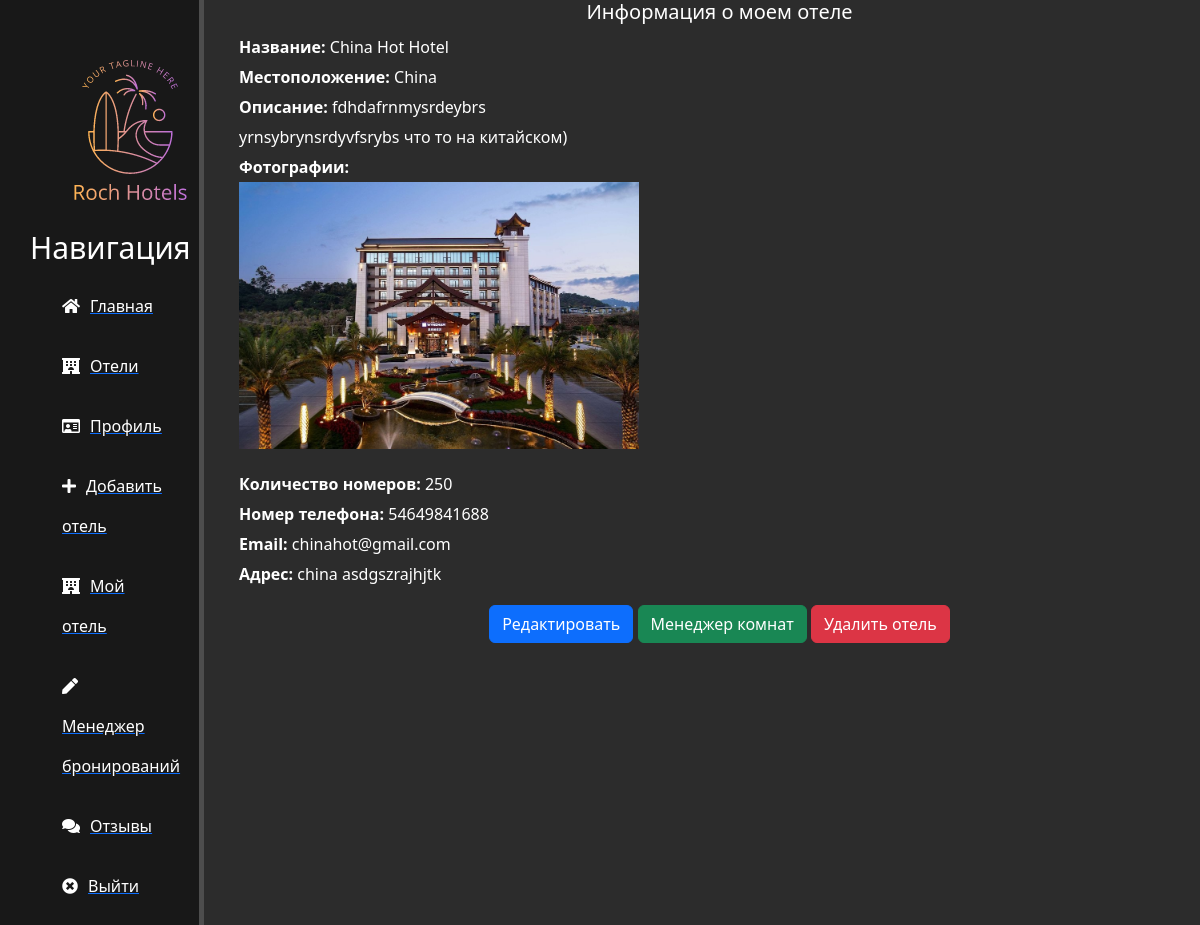
Screenshot of /my-hotel/ (signed in) with the database file from the repository.
### main/models.py (models this page shows, shortened)
class Hotel(models.Model):
    name = models.CharField(max_length=50)
    location = models.CharField(max_length=250)
    description = models.TextField()
    photos = models.ImageField(upload_to='hotel_images/', blank=False, null=False)
    rating = models.DecimalField(max_digits=3, decimal_places=2, default=0.0)
    created_at = models.DateTimeField(auto_now_add=True)
    updated_at = models.DateTimeField(auto_now=True)
    deleted_at = models.DateTimeField(null=True, blank=True)
    deleted = models.BooleanField(default=False)
    room_count = models.PositiveIntegerField(default=0)
    phone_number = models.CharField(max_length=15, blank=True, null=True)
    email = models.EmailField(blank=True, null=True)
    address = models.CharField(max_length=250, blank=True, null=True)
    admin = models.OneToOneField(User, on_delete=models.CASCADE, related_name='admin_hotel')
    objects = HotelManager()

### main/views.py (the view)
# urls.py: path('my-hotel/', my_hotel, name='my-hotel'),
@login_required
def my_hotel(request):
    user_hotel = Hotel.objects.filter(admin=request.user).first()
    return render(request, 'main/my_hotel.html', {'user_hotel': user_hotel})

### main/templatetags/custom_tags.py (called while the page is built)
@register.filter(name='has_group')
def has_group(user, group_name):
    return user.groups.filter(name=group_name).exists()

### main/templates/main/my_hotel.html (shortened to what this page needs)
{% extends 'main/layout.html' %}
{% block content %}
  <div class="hotel-details">
    <h2>Информация о моем отеле</h2>
    {% if user_hotel %}
      <ul>
        <li><strong>Название:</strong> {{ user_hotel.name }}</li>
        <li><strong>Местоположение:</strong> {{ user_hotel.location }}</li>
        <li><strong>Описание:</strong> {{ user_hotel.description }}</li>
        <li><strong>Фотографии:</strong> <img src="{{ user_hotel.photos.url }}" alt="Фото отеля"></li>
        <li><strong>Количество номеров:</strong> {{ user_hotel.room_count }}</li>
        <li><strong>Номер телефона:</strong> {{ user_hotel.phone_number }}</li>
        <li><strong>Email:</strong> {{ user_hotel.email }}</li>
        <li><strong>Адрес:</strong> {{ user_hotel.address }}</li>
      </ul>
      <div class="buttons">
        <a href="{% url 'edit-hotel' user_hotel.id %}" class="btn btn-primary">Редактировать</a>
        <a href="{% url 'manage-rooms' user_hotel.id %}" class="btn btn-success">Менеджер комнат</a>
        <a href="{% url 'delete-hotel' user_hotel.id %}" class="btn btn-danger">Удалить отель</a>
      </div>
    {% else %}
      <p>У вас пока нет зарегистрированного отеля.</p>
    {% endif %}
  </div>
{% endblock %}

### main/static/main/css/main.css (style rules this page uses)
body { background: #2c2c2c; }
.hotel-details { display: flex; flex-direction: column; text-align: center; }
.hotel-details img { float: left; max-width: 400px; height: auto; margin-bottom: 20px; }
.hotel-details p, .hotel-details li { color: white; text-align: left; max-width: 400px; }
.hotel-details h2 { font-size: 20px; color: white; }
.hotel-details ul { list-style: none; padding: 0; }
.hotel-details ul li { line-height: 30px; }

### rows the page displays
Hotel: name "China Hot Hotel", location "China", description "fdhdafrnmysrdeybrs yrnsybrynsrdyvfsrybs что то на китайском)", photos (picture), room_count "250", phone_number "54649841688", email "chinahot@gmail.com", address "china asdgszrajhjtk"
